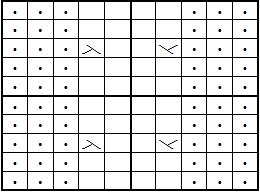
#> input picture test-images/knit_chart_cable.PNG, 260 x 192 px, found by its file name
$ python opencv_test.py
#> lines starting #> are read from the running program, lines starting #| are printed output that depends on the picture; after the words box and inside, x2 and y2 are one past the last pixel; in counts of white or black regions, pixels touching at a corner belong together
import cv2
from imutils import contours
import os
import numpy as np

#winner so far
"""
lace work matrix. The first column is the image to match, the second is the right side stitch, the third is the wrong side,
fourth is the lean (r= right, l = left, n = neutral), fifth is stitches gained or loss
"""

lace_matrix = np.array([["images\knit-symbol-P-on-RS.png", "p", "k", "n", "0"], ["images\knit-symbol-Yarn-over.png", "yo", "yop", "n", "1"], ["images\knit-symbol-SSK-on-RS.png", "ssk", "p2tog", "l", "-1"], ["images\knit-symbol-K2tog-on-RS.png", "k2tog", "ssp", "r", "-1"], ["images\knit-symbol-SSP-on-RS.png", "ssp", "k2tog", "l", "-1"], ], dtype= "object")
"""
cable matrix. The first column is the image to match, the second is the right side stitch, third is wrong side
"""

cable_matrix = np.array([[]], dtype = "object")

# [14 lines left out: function convert, not called in this run]

def test(text):
    print(text)

"""
function to process the chart. Takes an image chart, returns a sorted matrix and manipulated images (gray, big image, thresh)
"""
def process_chart(image_path):

    # Read the image
    image = cv2.imread(image_path)
#> image is the input picture: shape (192, 260, 3); mean B, G, R 221.3, 221.3, 221.3
    big_image= cv2.resize(image, None, fx = 3.0, fy = 3.0, interpolation = cv2.INTER_LINEAR)
    cv2.imshow("Labeled Grid", big_image)
    cv2.waitKey(0)

    #image processing
    gray = cv2.cvtColor(big_image, cv2.COLOR_BGR2GRAY)
    ret, thresh = cv2.threshold(gray, 100, 200, cv2.THRESH_BINARY_INV)
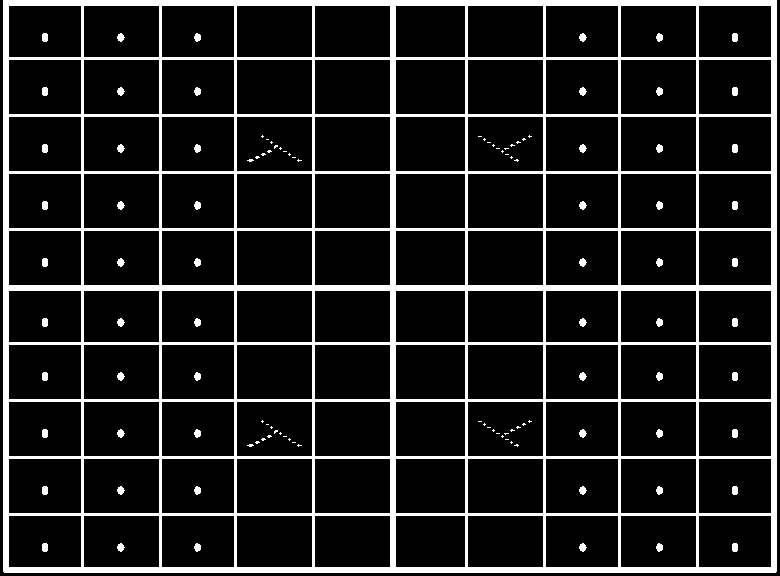
#> thresh: shape (576, 780); values 0 (black) and 200 (white), 12.9% white; 115 white regions (54 under 20 px), largest, box (x1, y1, x2, y2) and area: (3, 0, 777, 573) 54808, (42, 33, 48, 42) 50, (732, 33, 738, 42) 50
    edges = cv2.Canny(thresh, 100, 255, None, 3)
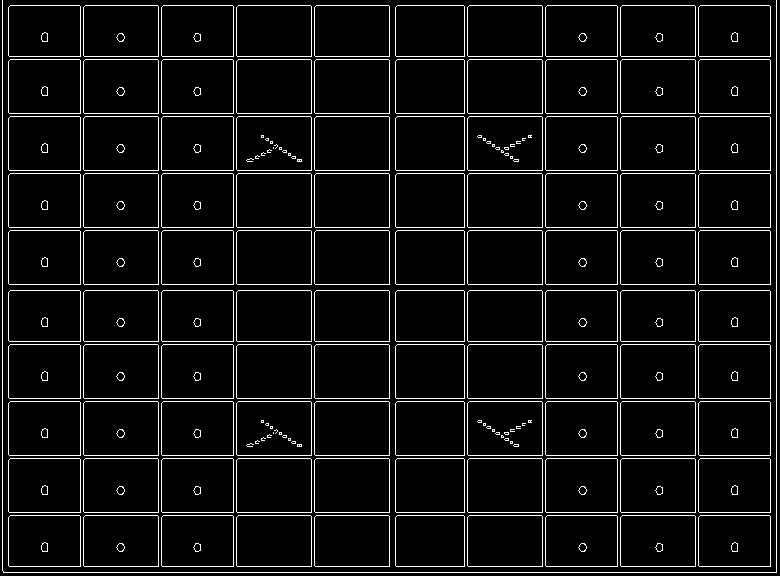
#> edges: shape (576, 780); 6.4% white in thin lines or dots

    #find the contours
    knit_contours, hierarchy = cv2.findContours(edges, cv2.RETR_TREE, cv2.CHAIN_APPROX_SIMPLE)
#> knit_contours = 417 contours, 97 with area under 20; largest, box (x1, y1, x2, y2) and area: (620, 458, 696, 513) 4047, (467, 458, 543, 513) 4047, (314, 458, 390, 513) 4047, (236, 458, 312, 513) 4047, (83, 458, 159, 513) 4047

    #find contours finds the contours outside and inside the box, basically doubling the amount of boxes
    #only the internal boxes count. These remove the outside ones.

    hierarchy = hierarchy[0]
    inner_contours = []
    for component in zip(knit_contours, hierarchy):
        currentContour = component[0]
        currentHierarchy = component[1]
        x, y, w, h = cv2.boundingRect(currentContour)
        if w*h > 300:
            if w*h < 7000:
                if currentHierarchy[1] < 0:
                    inner_contours.append(currentContour)
                    cv2.rectangle(big_image,(x,y),(x+w,y+h),(0,0,255),1)
#> this loop made 417 passes
#> (currentHierarchy, x, y, w, h) on passes 1 to 3: ([4, -1, 1, -1], 698, 515, 73, 52), ([-1, -1, 2, 0], 698, 515, 73, 52), ([-1, -1, 3, 1], 731, 542, 7, 10)
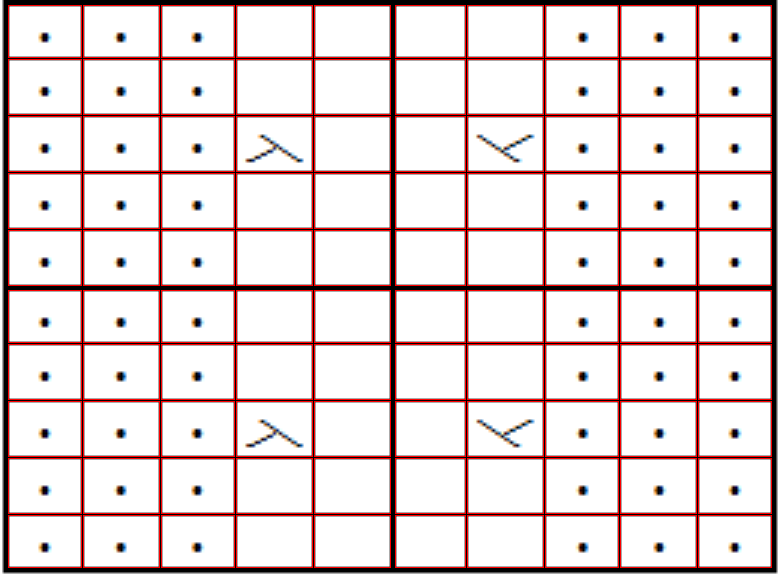
#> big_image: shape (576, 780, 3); mean B, G, R 216.5, 216.5, 231.1
#> after the loop, inner_contours = 101 contours; largest, box (x1, y1, x2, y2) and area: (620, 458, 696, 513) 4046, (467, 458, 543, 513) 4046, (314, 458, 390, 513) 4046, (236, 458, 312, 513) 4046, (83, 458, 159, 513) 4046
    inner_contours.pop(0)

    #initial bottom to top sorting of contours
    (inner_contours, _) = contours.sort_contours(inner_contours, method="bottom-to-top")
#> inner_contours = 100 contours; largest, box (x1, y1, x2, y2) and area: (620, 458, 696, 513) 4046, (467, 458, 543, 513) 4046, (314, 458, 390, 513) 4046, (236, 458, 312, 513) 4046, (83, 458, 159, 513) 4046

    #determining the length of row
    stitches_per_row = count_row_stitches(inner_contours)
#> the loop in count_row_stitches, `for (i,c) in enumerate(knit_contours, 1):` made 100 passes
#> (x, y, w, h) on passes 1 to 12: (698, 515, 73, 52), (620, 515, 76, 52), (545, 515, 73, 52), (467, 515, 76, 52), (395, 515, 70, 52), (314, 515, 76, 52), (236, 515, 76, 52), (161, 515, 73, 52), (83, 515, 76, 52), (8, 515, 73, 52), (698, 458, 73, 55), (620, 458, 76, 55)
#> the loop in count_row_stitches, `for a in range(len(ycoor)):` made 1 pass
    stitches_per_row = 10

    #sorting the stitches inside each row from right to left
    stitches = []
    row = []
    for (i, c) in enumerate(inner_contours, 1):
        row.append(c)
        if i % stitches_per_row == 0:
            (inner_contours, _) = contours.sort_contours(row, method="right-to-left")
            stitches.append(inner_contours)
            row = []
#> this loop made 100 passes
    #print_stitch(stitches, big_image)
    #cv2.imshow("Labeled Grid", big_image)
    return stitches, thresh, gray

"""
determines if the chart is a color, lace or cable chart. returns an integer for type. 0 is color, 1 is lace, 2 is cable
"""

# [22 lines left out: function determine_chart, not called in this run]

"""
creates the stitch matrix assuming a color punch card
"""
# [17 lines left out: function color_punch, not called in this run]

"""
creates stitch matric assuming a lace punch card
"""

# [42 lines left out: function lace_punch, not called in this run]

"""
creates stitch matric assuming a cable punch card
"""

def cable_punch(stitches, image, gray):
    punch_card = []
    punch_card_row = []
    left = cv2.imread("images/template-cable-left.PNG", 0)
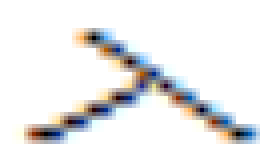
#> input picture images/template-cable-left.PNG, 68 x 42 px (shown 4 times larger)
#> left: shape (42, 68); min 0, max 255, mean 236.8
    right = cv2.imread("images/template-cable-right.PNG", 0)
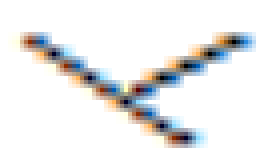
#> input picture images/template-cable-right.PNG, 64 x 42 px (shown 4 times larger)
#> right: shape (42, 64); min 0, max 255, mean 235.9
    purl = cv2.imread("images/template-purl.PNG", 0)
    for row in stitches:
        for c in row:
            isLeft = False
            isRight = False
            isPurl = False
            x, y, w, h = cv2.boundingRect(c)
            mask = np.zeros(image.shape[:2], dtype="uint8")
            cv2.rectangle(mask, (x,y), (x+w, y+h), 255, -1)
            masked = cv2.bitwise_and(gray, gray, mask=mask)

            res_left = cv2.matchTemplate(masked, left, cv2.TM_CCOEFF_NORMED)
            min_val, max_val_left, min_loc, max_loc = cv2.minMaxLoc(res_left)

            res_right = cv2.matchTemplate(masked, right, cv2.TM_CCOEFF_NORMED)
            min_val, max_val_right, min_loc, max_loc = cv2.minMaxLoc(res_right)

            res_purl = cv2.matchTemplate(masked, purl, cv2.TM_CCOEFF_NORMED)
            min_val, max_val_purl, min_loc, max_loc = cv2.minMaxLoc(res_purl)

            if (max(max_val_left, max_val_right, max_val_purl) > 0.9):
                if (max(max_val_left, max_val_right, max_val_purl) == max_val_left):
                    isLeft = True
                if (max(max_val_left, max_val_right, max_val_purl) == max_val_right):
                    isRight = True
                if (max(max_val_left, max_val_right, max_val_purl) == max_val_purl):
                    isPurl = True
            if (isPurl):
                punch_card_row.append('p')
            elif (isRight):
                punch_card_row.append('right')
            elif (isLeft):
                punch_card_row.append('left')
            else:
                punch_card_row.append('k')
        punch_card.append(punch_card_row)
        punch_card_row = []
#> this loop made 1 pass
#> mask: shape (576, 780); 0.87% white; 1 white region, box (x1, y1, x2, y2) and area: (698, 515, 772, 568) 3922
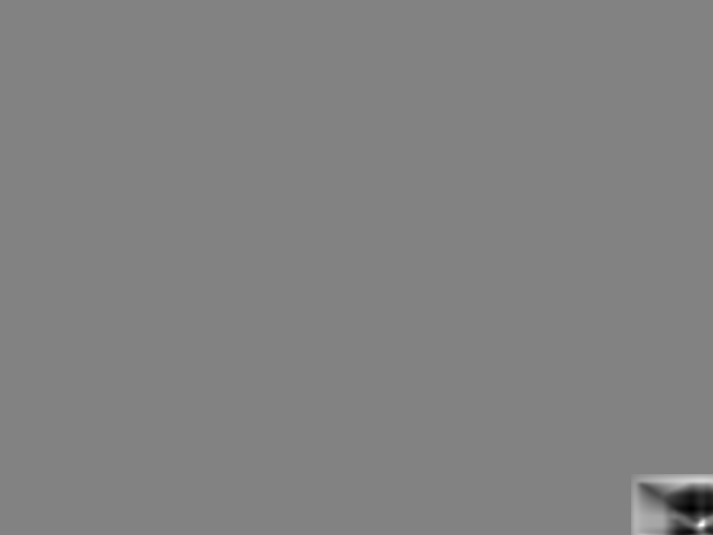
#> res_left: shape (535, 713) float32; min -0.261, max 0.249, mean -0.0004; drawn with min black and max white
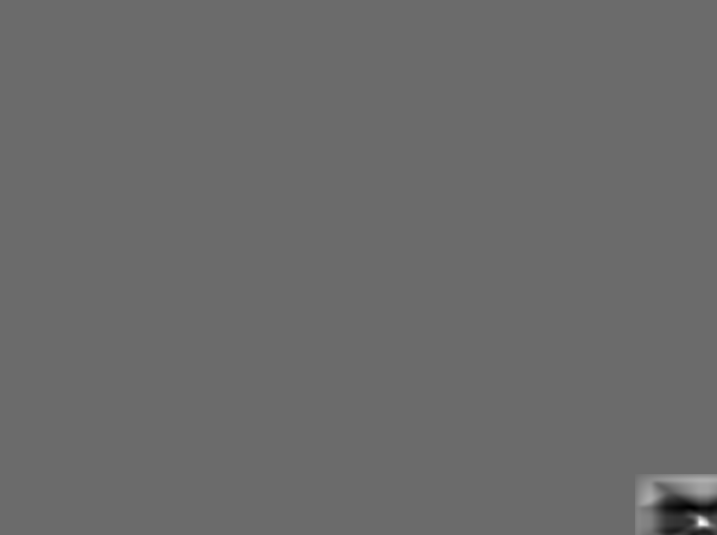
#> res_right: shape (535, 717) float32; min -0.265, max 0.363, mean -0.00021; drawn with min black and max white
    print(punch_card)
    return punch_card

"""
creates an image with the chart with numbers for  debugging purposes
"""

# [8 lines left out: function print_stitch, not called in this run]

"""
Determines the number of stitches per row
maybe buggy
"""

def count_row_stitches(knit_contours):
    rownum = 1
    ycoor = []
    for (i,c) in enumerate(knit_contours, 1):
        x, y, w, h = cv2.boundingRect(c)
        ycoor.append(y)
    for a in range(len(ycoor)):
        if (ycoor[a] == ycoor[a+1]):
            break
        elif (ycoor[a]-ycoor[a+1] > 5):
            break
        else:
            rownum +=1
    return rownum

"""
checks if the numbers are valid
"""

# [17 lines left out: function check_valid, not called in this run]

"""
calculates the repeat stitches
"""

# [6 lines left out: function calc_repeats, not called in this run]

"""
checks if there are excess stitches or is needed
"""

# [8 lines left out: function is_excess, not called in this run]

"""
calculates the excess stitches
"""
# [16 lines left out: function xs_stitches, not called in this run]

"""
all excess calcs in one
"""

# [5 lines left out: function excess_stitch, not called in this run]

"""
Creates knitting instructions assuming a colorwork pattern
"""
# [59 lines left out: function make_instructions_color, not called in this run]

"""
Make instructions assuming on a lace pattern
"""

# [59 lines left out: function make_instructions_lace, not called in this run]

"""
Makes instructions for a cable chart
"""

# [32 lines left out: function make_instructions_cable, not called in this run]

# Example usage
#image, punch_card = process_chart("C:/Users/Alabaster/Pictures/knit_chart_color_small.png")
stitch_matrix, thresh, gray = process_chart("C:/Users/Alabaster/Pictures/knit_chart_cable.png")
#> (the run stopped early here; a loop or call above may not have finished)
